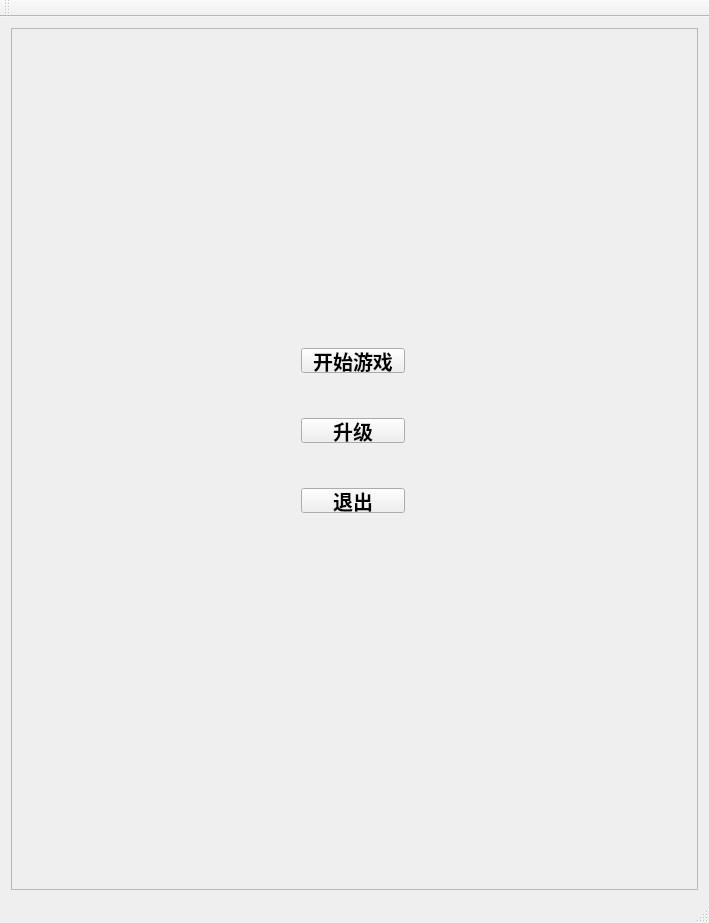
<?xml version="1.0" encoding="UTF-8"?>
<ui version="4.0">
 <class>MainWindow</class>
 <widget class="QMainWindow" name="MainWindow">
  <property name="geometry">
   <rect>
    <x>0</x>
    <y>0</y>
    <width>709</width>
    <height>923</height>
   </rect>
  </property>
  <property name="minimumSize">
   <size>
    <width>709</width>
    <height>923</height>
   </size>
  </property>
  <property name="maximumSize">
   <size>
    <width>709</width>
    <height>923</height>
   </size>
  </property>
  <property name="windowTitle">
   <string>MainWindow</string>
  </property>
  <property name="windowIcon">
   <iconset>
    <normaloff>:/加载1.PNG</normaloff>:/加载1.PNG</iconset>
  </property>
  <widget class="QWidget" name="centralWidget">
   <layout class="QGridLayout" name="gridLayout">
    <item row="0" column="0">
     <widget class="QFrame" name="frame">
      <property name="font">
       <font>
        <family>Wingdings</family>
        <weight>75</weight>
        <bold>true</bold>
       </font>
      </property>
      <property name="styleSheet">
       <string notr="true">background-image: url(:/素材/qt图片素材/可作为加载界面/加载1.PNG);</string>
      </property>
      <property name="frameShape">
       <enum>QFrame::StyledPanel</enum>
      </property>
      <property name="frameShadow">
       <enum>QFrame::Raised</enum>
      </property>
      <widget class="QPushButton" name="pushButton">
       <property name="geometry">
        <rect>
         <x>290</x>
         <y>320</y>
         <width>104</width>
         <height>25</height>
        </rect>
       </property>
       <property name="font">
        <font>
         <family>隶书</family>
         <pointsize>15</pointsize>
        </font>
       </property>
       <property name="styleSheet">
        <string notr="true">border-image: url(:/素材/yellow.jpg);
</string>
       </property>
       <property name="text">
        <string>开始游戏</string>
       </property>
       <property name="flat">
        <bool>false</bool>
       </property>
      </widget>
      <widget class="QPushButton" name="pushButton_3">
       <property name="geometry">
        <rect>
         <x>290</x>
         <y>390</y>
         <width>104</width>
         <height>25</height>
        </rect>
       </property>
       <property name="font">
        <font>
         <family>隶书</family>
         <pointsize>15</pointsize>
        </font>
       </property>
       <property name="styleSheet">
        <string notr="true">border-image: url(:/素材/blue.jpg);</string>
       </property>
       <property name="text">
        <string>升级</string>
       </property>
      </widget>
      <widget class="QPushButton" name="pushButton_2">
       <property name="geometry">
        <rect>
         <x>290</x>
         <y>460</y>
         <width>104</width>
         <height>25</height>
        </rect>
       </property>
       <property name="font">
        <font>
         <family>隶书</family>
         <pointsize>15</pointsize>
        </font>
       </property>
       <property name="styleSheet">
        <string notr="true">border-image: url(:/素材/red.png);</string>
       </property>
       <property name="text">
        <string>退出</string>
       </property>
      </widget>
      <widget class="QPushButton" name="music">
       <property name="geometry">
        <rect>
         <x>560</x>
         <y>10</y>
         <width>60</width>
         <height>60</height>
        </rect>
       </property>
       <property name="minimumSize">
        <size>
         <width>60</width>
         <height>60</height>
        </size>
       </property>
       <property name="maximumSize">
        <size>
         <width>60</width>
         <height>60</height>
        </size>
       </property>
       <property name="text">
        <string/>
       </property>
       <property name="icon">
        <iconset resource="res.qrc">
         <normaloff>:/素材/音乐.png</normaloff>:/素材/音乐.png</iconset>
       </property>
       <property name="iconSize">
        <size>
         <width>60</width>
         <height>60</height>
        </size>
       </property>
       <property name="flat">
        <bool>true</bool>
       </property>
      </widget>
     </widget>
    </item>
   </layout>
  </widget>
  <widget class="QMenuBar" name="menuBar">
   <property name="geometry">
    <rect>
     <x>0</x>
     <y>0</y>
     <width>709</width>
     <height>26</height>
    </rect>
   </property>
  </widget>
  <widget class="QToolBar" name="mainToolBar">
   <attribute name="toolBarArea">
    <enum>TopToolBarArea</enum>
   </attribute>
   <attribute name="toolBarBreak">
    <bool>false</bool>
   </attribute>
  </widget>
  <widget class="QStatusBar" name="statusBar"/>
 </widget>
 <layoutdefault spacing="6" margin="11"/>
 <resources>
  <include location="res.qrc"/>
 </resources>
 <connections/>
</ui>
